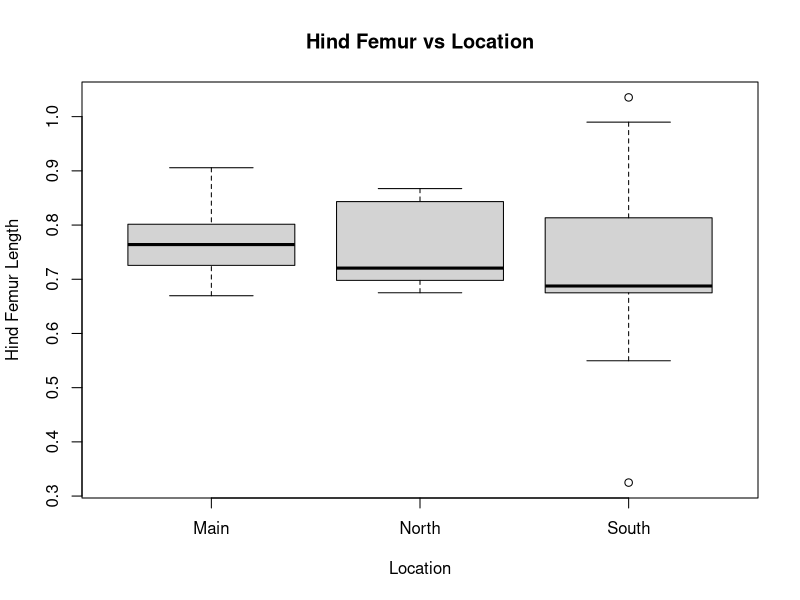
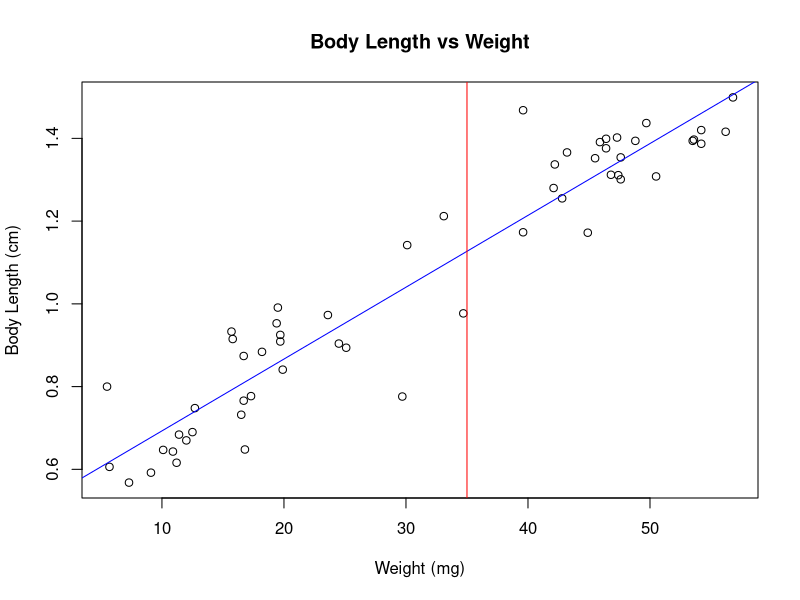
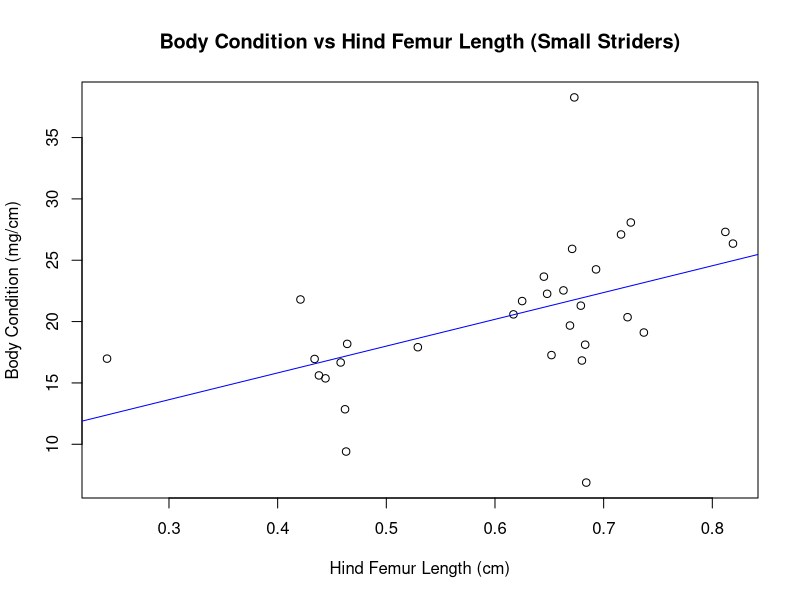
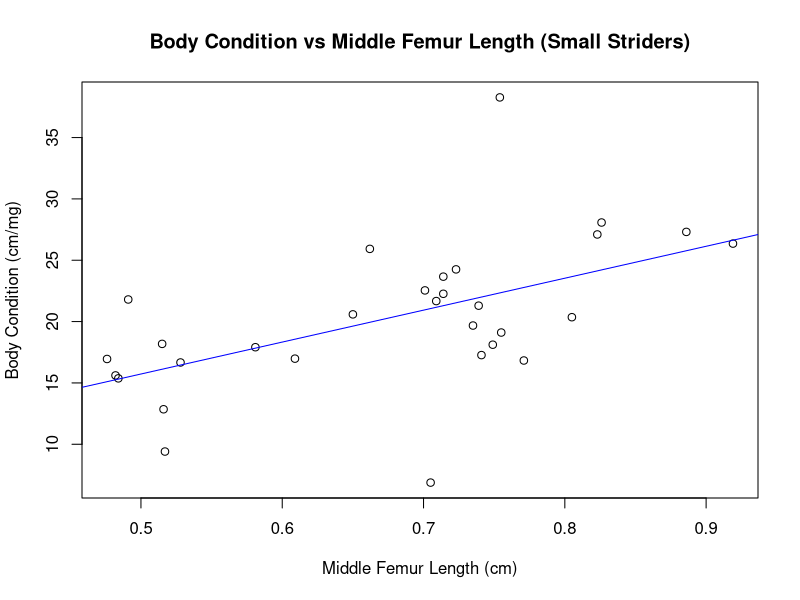
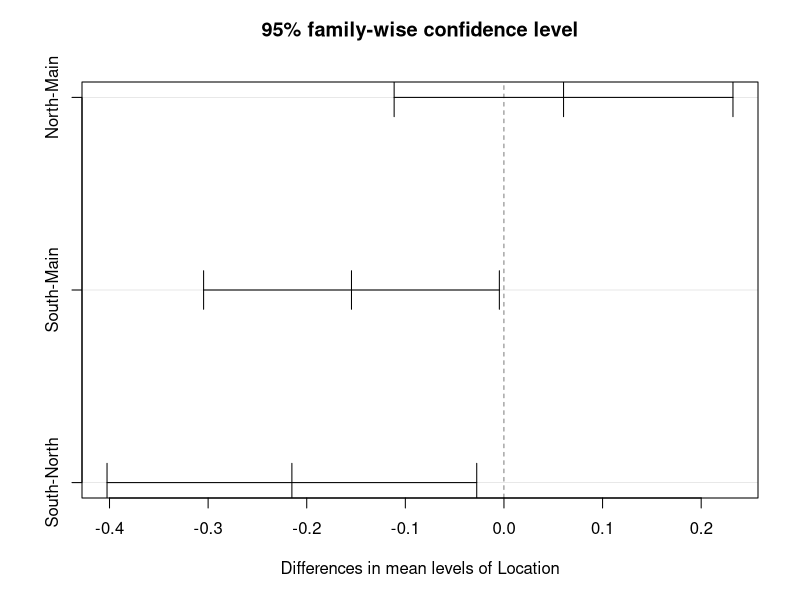
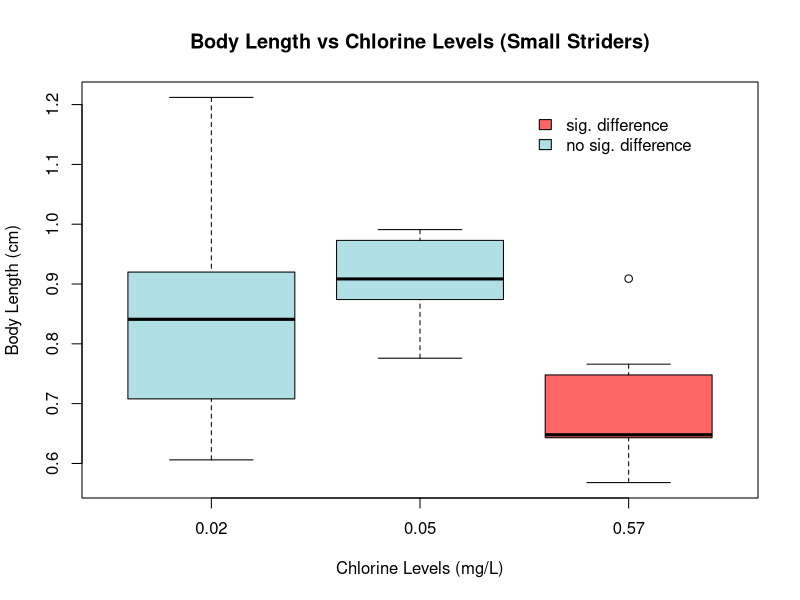
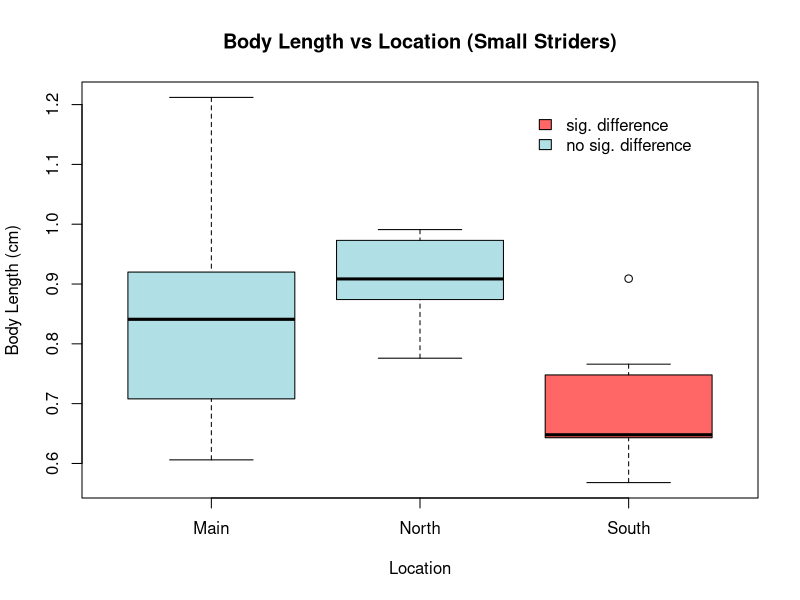
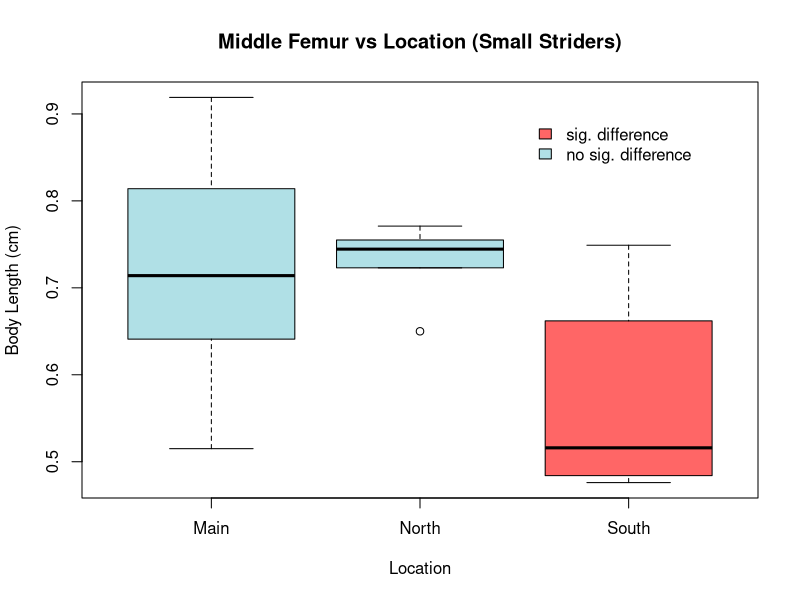

The R script that drew these images, in order: (Note: this script raises an error after producing the figures.)
setwd("~/Bio1B/")

##Load required packages
install.packages("stats")
library("stats")

colSd <- function (x, na.rm=FALSE) apply(X=x, MARGIN=2, FUN=sd, na.rm=na.rm)

FieldData<-read.csv("Data Sheet.csv");

NYBodyLen<-c(FieldData$Body.Length[FieldData$Location=="North"&FieldData$Age=="Y"])
NYBodyWid<-c(FieldData$Body.Width[FieldData$Location=="North"&FieldData$Age=="Y"])
NYUpFem<-c(FieldData$Upper.Femur[FieldData$Location=="North"&FieldData$Age=="Y"])
NYMidFem<-c(FieldData$Middle.Femur[FieldData$Location=="North"&FieldData$Age=="Y"])
NYHindFem<-c(FieldData$Hind.Femur[FieldData$Location=="North"&FieldData$Age=="Y"])
NYWeight<-c(FieldData$Weight[FieldData$Location=="North"&FieldData$Age=="Y"])
NY = data.frame(NYBodyLen,NYBodyWid,NYUpFem,NYMidFem,NYHindFem,NYWeight)

NABodyLen<-c(FieldData$Body.Length[FieldData$Location=="North"&FieldData$Age=="A"])
NABodyWid<-c(FieldData$Body.Width[FieldData$Location=="North"&FieldData$Age=="A"])
NAUpFem<-c(FieldData$Upper.Femur[FieldData$Location=="North"&FieldData$Age=="A"])
NAMidFem<-c(FieldData$Middle.Femur[FieldData$Location=="North"&FieldData$Age=="A"])
NAHindFem<-c(FieldData$Hind.Femur[FieldData$Location=="North"&FieldData$Age=="A"])
NAWeight<-c(FieldData$Weight[FieldData$Location=="North"&FieldData$Age=="A"])
NoA = data.frame(NABodyLen,NABodyWid,NAUpFem,NAMidFem,NAHindFem,NAWeight)

NBodyLen<-c(NYBodyLen,NABodyLen)
NBodyWid<-c(NYBodyWid,NABodyWid)
NUFem<-c(NYUpFem,NAUpFem)
NMFem<-c(NYMidFem,NAMidFem)
NHFem<-c(NYHindFem,NAHindFem)
NWeight<-c(NYWeight,NAWeight)
NAll = data.frame(NBodyLen,NBodyWid,NUFem,NMFem,NHFem,NWeight)

MYBodyLen<-c(FieldData$Body.Length[FieldData$Location=="Main"&FieldData$Age=="Y"])
MYBodyWid<-c(FieldData$Body.Width[FieldData$Location=="Main"&FieldData$Age=="Y"])
MYUpFem<-c(FieldData$Upper.Femur[FieldData$Location=="Main"&FieldData$Age=="Y"])
MYMidFem<-c(FieldData$Middle.Femur[FieldData$Location=="Main"&FieldData$Age=="Y"])
MYHindFem<-c(FieldData$Hind.Femur[FieldData$Location=="Main"&FieldData$Age=="Y"])
MYWeight<-c(FieldData$Weight[FieldData$Location=="Main"&FieldData$Age=="Y"])
MY = data.frame(MYBodyLen,MYBodyWid,MYUpFem,MYMidFem,MYHindFem,MYWeight)

MABodyLen<-c(FieldData$Body.Length[FieldData$Location=="Main"&FieldData$Age=="A"])
MABodyWid<-c(FieldData$Body.Width[FieldData$Location=="Main"&FieldData$Age=="A"])
MAUpFem<-c(FieldData$Upper.Femur[FieldData$Location=="Main"&FieldData$Age=="A"])
MAMidFem<-c(FieldData$Middle.Femur[FieldData$Location=="Main"&FieldData$Age=="A"])
MAHindFem<-c(FieldData$Hind.Femur[FieldData$Location=="Main"&FieldData$Age=="A"])
MAWeight<-c(FieldData$Weight[FieldData$Location=="Main"&FieldData$Age=="A"])
MA = data.frame(MABodyLen,MABodyWid,MAUpFem,MAMidFem,MAHindFem,MAWeight)

MBodyLen<-c(MYBodyLen,MABodyLen)
MBodyWid<-c(MYBodyWid,MABodyWid)
MUFem<-c(MYUpFem,MAUpFem)
MMFem<-c(MYMidFem,MAMidFem)
MHFem<-c(MYHindFem,MAHindFem)
MWeight<-c(MYWeight,MAWeight)
MAll = data.frame(MBodyLen,MBodyWid,MUFem,MMFem,MHFem,MWeight)

SYBodyLen<-c(FieldData$Body.Length[FieldData$Location=="South"&FieldData$Age=="Y"])
SYBodyWid<-c(FieldData$Body.Width[FieldData$Location=="South"&FieldData$Age=="Y"])
SYUpFem<-c(FieldData$Upper.Femur[FieldData$Location=="South"&FieldData$Age=="Y"])
SYMidFem<-c(FieldData$Middle.Femur[FieldData$Location=="South"&FieldData$Age=="Y"])
SYHindFem<-c(FieldData$Hind.Femur[FieldData$Location=="South"&FieldData$Age=="Y"])
SYWeight<-c(FieldData$Weight[FieldData$Location=="South"&FieldData$Age=="Y"])
SY = data.frame(SYBodyLen,SYBodyWid,SYUpFem,SYMidFem,SYHindFem,SYWeight)

SABodyLen<-c(FieldData$Body.Length[FieldData$Location=="South"&FieldData$Age=="A"])
SABodyWid<-c(FieldData$Body.Width[FieldData$Location=="South"&FieldData$Age=="A"])
SAUpFem<-c(FieldData$Upper.Femur[FieldData$Location=="South"&FieldData$Age=="A"])
SAMidFem<-c(FieldData$Middle.Femur[FieldData$Location=="South"&FieldData$Age=="A"])
SAHindFem<-c(FieldData$Hind.Femur[FieldData$Location=="South"&FieldData$Age=="A"])
SAWeight<-c(FieldData$Weight[FieldData$Location=="South"&FieldData$Age=="A"])
SA = data.frame(SABodyLen,SABodyWid,SAUpFem,SAMidFem,SAHindFem,SAWeight)

SBodyLen<-c(SYBodyLen,SABodyLen)
SBodyWid<-c(SYBodyWid,SABodyWid)
SUFem<-c(SYUpFem,SAUpFem)
SMFem<-c(SYMidFem,SAMidFem)
SHFem<-c(SYHindFem,SAHindFem)
SWeight<-c(SYWeight,SAWeight)
SAll = data.frame(SBodyLen,SBodyWid,SUFem,SMFem,SHFem,SWeight)

NYMean<-colMeans(NY)
NYSDs<-colSd(NY,na.rm=TRUE)
NoAMean<-colMeans(NoA)
NoASDs<-colSd(NoA,na.rm=TRUE)
MYMean<-colMeans(MY)
MYSDs<-colSd(MY,na.rm=TRUE)
MAMean<-colMeans(MA)
MASDs<-colSd(MA,na.rm=TRUE)
SYMean<-colMeans(SY)
SYSDs<-colSd(SY,na.rm=TRUE)
SAMean<-colMeans(SA)
SASDs<-colSd(SA,na.rm=TRUE)
#1=Bodylength,2=BOdyWidth,

length(NABodyLen)
length(NYBodyLen)
length(SABodyLen)
length(SYBodyLen)
length(MABodyLen)
length(MYBodyLen)

length(NYBodyLen)/length(NABodyLen)
length(MYBodyLen)/length(MABodyLen)
length(SYBodyLen)/length(SABodyLen)

NYSE=c()
NoASE=c()
MYSE=c()
MASE=c()
SYSE=c()
SASE=c()
for (i in 1:length(NYMean)) {
  NYSE[i]<-NYSDs[i]/(sqrt(nrow(NY)))
  NoASE[i]<-NoASDs[i]/(sqrt(nrow(NoA)))
  MYSE[i]<-MYSDs[i]/(sqrt(nrow(MY)))
  MASE[i]<-MASDs[i]/(sqrt(nrow(MA)))
  SYSE[i]<-SYSDs[i]/(sqrt(nrow(SY)))
  SASE[i]<-SASDs[i]/(sqrt(nrow(SA)))
}


t1<-t.test(NABodyLen,y=MABodyLen)
t1
t2<-t.test(SABodyLen,y=MABodyLen)
t2
t3<-t.test(SYBodyLen,y=SYBodyLen)
t4<-t.test(NYBodyLen,y=MYBodyLen)

AData<-FieldData[FieldData$Age=="A",c(1:9)]
AData
YData<-FieldData[FieldData$Age=="Y",c(1:9)]
YData


AnovaALen<-aov(Body.Length~Location,data=AData)
AnovaAWid<-aov(Body.Width~Location,data=AData)
AnovaAUpp<-aov(Upper.Femur~Location,data=AData)
AnovaAMid<-aov(Middle.Femur~Location,data=AData)
AnovaAHin<-aov(Hind.Femur~Location,data=AData)
AnovaAWei<-aov(Weight~Location,data=AData)

summary(AnovaAHin)

AnovaLen<-aov(Body.Length~Location,data=FieldData)
AnovaWid<-aov(Body.Width~Location,data=FieldData)
AnovaUpp<-aov(Upper.Femur~Location,data=FieldData)
AnovaMid<-aov(Middle.Femur~Location,data=FieldData)
AnovaHin<-aov(Hind.Femur~Location,data=FieldData)
AnovaWei<-aov(Weight~Location,data=FieldData)

AnovaRatioLen<-aov(Body.Length/Weight~Location,data=FieldData)
AnovaRatioWid<-aov(Body.Width/Weight~Location,data=FieldData)
AnovaRatioALen<-aov(Body.Length/Weight~Location,data=AData)
AnovaRatioAWid<-aov(Body.Width/Weight~Location,data=AData)
AnovaRatioYLen<-aov(Body.Length/Weight~Location,data=YData)
AnovaRatioYWid<-aov(Body.Width/Weight~Location,data=YData)

AnovaWeitoMid<-aov(Weight~Middle.Femur,data=YData)
summary(AnovaWeitoMid)

AnovaRatioYMidLen<-aov(Middle.Femur/Weight~Location,data=YData)
summary(AnovaRatioYMidLen)

boxplot(Hind.Femur/Body.Length~Location, data=YData, main="Hind Femur vs Location", xlab = "Location", ylab = "Hind Femur Length")


plot(FieldData$Weight,FieldData$Body.Length, main = "Body Length vs Weight",xlab="Weight (mg)", ylab = "Body Length (cm)")
abline(lm(FieldData$Body.Length~FieldData$Weight),col="blue")
abline(v=35,col="red")
regrMid<-lm(FieldData$Body.Length~FieldData$Weight)
summary(regrMid)$r.squared

plot(YData$Hind.Femur,YData$Weight/YData$Body.Length, main = "Body Condition vs Hind Femur Length (Small Striders)",xlab="Hind Femur Length (cm)", ylab = "Body Condition (mg/cm)")
abline(lm(YData$Weight/YData$Body.Length~YData$Hind.Femur),col="blue")
regrHind<-lm(YData$Weight/YData$Body.Length~YData$Hind.Femur)
summary(regrHind)$r.squared

plot(YData$Middle.Femur,YData$Weight/YData$Body.Length, main = "Body Condition vs Middle Femur Length (Small Striders)",xlab="Middle Femur Length (cm)", ylab = "Body Condition (cm/mg)")
abline(lm(YData$Weight/YData$Body.Length~YData$Middle.Femur),col="blue")
regrMiddle<-lm(YData$Weight/YData$Body.Length~YData$Middle.Femur)
summary(regrMiddle)$r.squared



summary(AnovaRatioLen)
summary(AnovaRatioWid)
summary(AnovaRatioALen)
summary(AnovaRatioAWid)
summary(AnovaRatioYLen)
summary(AnovaRatioYWid)


summary(AnovaLen)
summary(AnovaWid)
summary(AnovaUpp)
summary(AnovaMid)
summary(AnovaHin)
summary(AnovaWei)

summary(AnovaALen)
summary(AnovaAWid)
summary(AnovaAUpp)
summary(AnovaAMid)
summary(AnovaAHin)
summary(AnovaAWei)

AnovaYLen<-aov(Body.Length~Location,data=YData)
AnovaYWid<-aov(Body.Width~Location,data=YData)
AnovaYUpp<-aov(Upper.Femur~Location,data=YData)
AnovaYMid<-aov(Middle.Femur~Location,data=YData)
AnovaYHin<-aov(Hind.Femur~Location,data=YData)
AnovaYWei<-aov(Weight~Location,data=YData)

summary(AnovaYLen)
summary(AnovaYWid)
summary(AnovaYUpp)
summary(AnovaYMid)
summary(AnovaYHin)
summary(AnovaYWei)

TukeyYLen<-TukeyHSD(AnovaYLen)
TukeyYMid<-TukeyHSD(AnovaYMid)
TukeyYHin<-TukeyHSD(AnovaYHin)

TukeyYLen
TukeyYMid
TukeyYHin

plot(TukeyYLen)

#young striders
boxplot(Body.Length~Location, data=YData, col=c('powderblue','powderblue','#FF000099'), 
        names= c("0.02","0.05","0.57"), main="Body Length vs Chlorine Levels (Small Striders)", 
        xlab = "Chlorine Levels (mg/L)", ylab = "Body Length (cm)")
legend(2.5,1.2,legend = c("sig. difference","no sig. difference"),fill=c('#FF000099','powderblue'),box.lty=0)

boxplot(Body.Length~Location, data=YData, col=c('powderblue','powderblue','#FF000099'), 
        main="Body Length vs Location (Small Striders)", xlab = "Location", ylab = "Body Length (cm)")
legend(2.5,1.2,legend = c("sig. difference","no sig. difference"),fill=c('#FF000099','powderblue'),box.lty=0)

boxplot(Middle.Femur~Location, data=YData, col=c('powderblue','powderblue','#FF000099'), 
        main="Middle Femur vs Location (Small Striders)", xlab = "Location", ylab = "Body Length (cm)")
legend(2.5,0.9,legend = c("sig. difference","no sig. difference"),fill=c('#FF000099','powderblue'),box.lty=0)

boxplot(Middle.Femur~Location, data=YData, col=c('powderblue','powderblue','#FF000099'), names= c("0.02","0.05","0.57"),
        main="Middle Femur vs Chlorine Levels (Small Striders)", xlab = "Chlorine Levels (mg/L)", ylab = "Body Length (cm)")
legend(2.5,0.92,legend = c("sig. difference","no sig. difference"),fill=c('#FF000099','powderblue'),box.lty=0)

boxplot(Hind.Femur~Location, data=YData, col=c('powderblue','powderblue','#FF000099'), names= c("0.02","0.05","0.57"),
        main="Hind Femur vs Chlorine Levels (Small Striders)", xlab = "Chlorine Levels (mg/L)", ylab = "Body Length (cm)")
legend(0.5,0.35,legend = c("sig. difference","no sig. difference"),fill=c('#FF000099','powderblue'),box.lty=0)

boxplot(Hind.Femur~Location, data=YData, col=c('powderblue','powderblue','#FF000099'), 
        main="Hind Femur vs Location", xlab = "Location", ylab = "Body Length (cm)")
legend(0.5,0.35,legend = c("sig. difference","no sig. difference"),fill=c('#FF000099','powderblue'),box.lty=0)

#all striders
boxplot(Body.Length~Location, data=FieldData, col=c('darkolivegreen1'), 
        main="Body Length vs Location", xlab = "Location", ylab = "Body Length (cm)")
legend(1.5,0.7,legend = c("no sig. difference"),fill=c('darkolivegreen1'),box.lty=0)

boxplot(Middle.Femur~Location, data=FieldData, col=c('darkolivegreen1'), 
        main="Middle Femur vs Location", xlab = "Location", ylab = "Body Length (cm)")
legend(1.5,0.55,legend = c("no sig. difference"),fill=c('darkolivegreen1'),box.lty=0)

boxplot(Hind.Femur~Location, data=FieldData, col=c('darkolivegreen1'), 
        main="Hind Femur vs Location", xlab = "Location", ylab = "Body Length (cm)")
legend(0.5,0.35,legend = c("no sig. difference"),fill=c('darkolivegreen1'),box.lty=0)

#large striders
boxplot(Body.Length~Location, data=AData, col=c('darkorchid1'), 
        main="Body Length vs Location (Large)", xlab = "Location", ylab = "Body Length (cm)")
legend(2.5,1.23,legend = c("no sig. difference"),fill=c('darkorchid1'),box.lty=0)

boxplot(Middle.Femur~Location, data=AData, col=c('darkorchid1'), 
        main="Middle Femur vs Location (Large)", xlab = "Location", ylab = "Body Length (cm)")
legend(0.5,1.15,legend = c("no sig. difference"),fill=c('darkorchid1'),box.lty=0)

boxplot(Hind.Femur~Location, data=AData, col=c('darkorchid1'), 
        main="Hind Femur vs Location (Large)", xlab = "Location", ylab = "Body Length (cm)")
legend(0.5,1.02,legend = c("no sig. difference"),fill=c('darkorchid1'),box.lty=0)


boxplot(Body.Length~Location, data=AData, col=c('coral'), 
        main="Body Length vs Location (Large)", xlab = "Location", ylab = "Body Length (cm)")
legend(2.5,1.22,legend = c("no sig. difference"),fill=c('coral'),box.lty=0)

FieldMod <- rbind(AData,YData)               
FieldMod <- droplevels(FieldMod)

#Middle Femur to Body Length Ratio vs Size Class
boxplot(Middle.Femur/Body.Length~Age, data = FieldMod, col=c('deepskyblue3','goldenrod1'),xlab = "Size Class", 
        ylab = "Mid Femur to Body Length Ratio", names = c("Large","Small"), main = "Middle Femur to Body Length Ratio vs Size Class")
legend(0.5,1.05,legend = c("P = 1.55e-07"),box.lty=0)
AnovaFeLen <- aov(Middle.Femur/Body.Length~Age, data = FieldMod)
summary(AnovaFeLen)
TukeyHSD(AnovaFeLen)

#Hind Femur to Body Length Ratio vs Size Class
boxplot(Hind.Femur/Body.Length~Age, data = FieldMod, col=c('deepskyblue3','goldenrod1'),xlab = "Size Class", 
        ylab = "Hind Femur to Body Length Ratio", names = c("Large","Small"), main = "Hind Femur to Body Length Ratio vs Size Class")
legend(0.5,1.05,legend = c("P = 1.55e-07"),box.lty=0)
AnovaHFeLen <- aov(Middle.Femur/Body.Length~Age, data = FieldMod)
summary(AnovaHFeLen)

boxplot(Hind.Femur~Location, data=YData, names= c("0.02","0.05","0.57"), main="Hind Femur vs Chlorine Levels (Small Striders)", xlab = "Chlorine Levels (mg/L)", ylab = "Hind Femur Length (cm)")
boxplot(Hind.Femur~Location, data=YData, main="Hind Femur vs Location", xlab = "Location", ylab = "Hind Femur Length")

boxplot(Hind.Femur~Location, data=AData, main="Hind Femur vs Location (Large Striders)", xlab = "Location (Fork)", ylab = "Hind Femur Length (cm)")

boxplot(Weight/Body.Length~Location, data=YData, main="Body Condition vs Location (Small Striders)", col ='chartreuse2', xlab = "Location", ylab = "Body Condition (mg/cm)")
legend(1.5,11,legend = c("no sig. difference"),fill=c('chartreuse2'),box.lty=0)

boxplot(Weight/Body.Length~Location, data=AData, main="Body Condition vs Location (Large Striders)", col ='cyan3', xlab = "Location", ylab = "Body Condition (mg/cm)")
legend(0.5,28.5,legend = c("no sig. difference"),fill=c('cyan3'),box.lty=0)

YData$Location

plot(SYBodyLen,SYWeight)
plot(SYBodyLen,SYMidFem)
plot(SYBodyLen,SYHindFem)

boxplot()

#P<0.05, Length,Middle Femur,Hind Femur

Len<-c(FieldData$Body.Length)
Weigh<-c(FieldData$Weight)
plot(SABodyLen,SAWeight)
plot(FieldData$Body.Length/FieldData$Weight,FieldData$Location)
plot(AData$Location,AData$Body.Length/AData$Weight)
plot(YData$Location,YData$Body.Length/YData$Weight)


plot(FieldData$Body.Length,FieldData$Weight,main="Gerridae Body Length vs Weight",xlab="Body Length", ylab="Weight")

#Switch to Weight vs Length for graphs
#ANOVA box plots, do ANOVAS combining body sizes, and then do tests with ratios (width to weight)
     
     
     